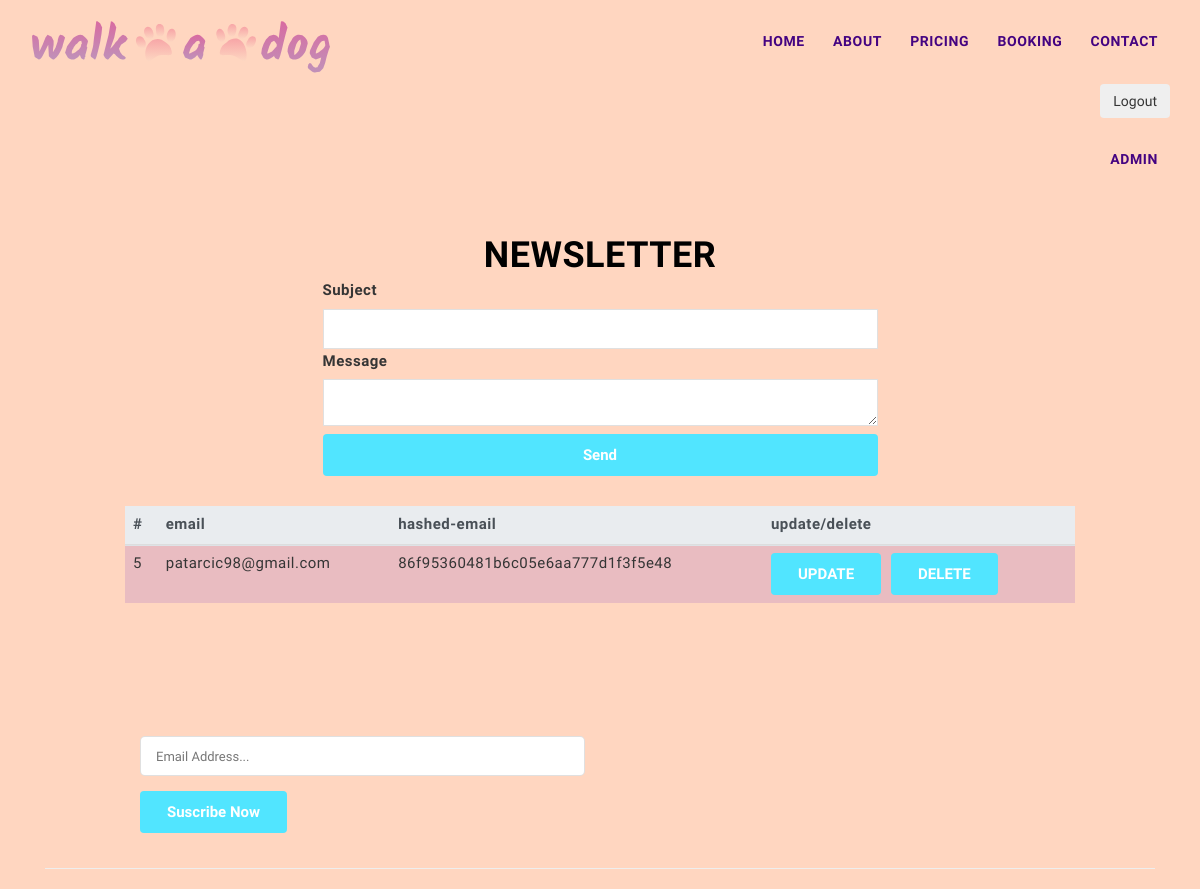
Before: /admin.php?login=success (signed in) with the older database file.
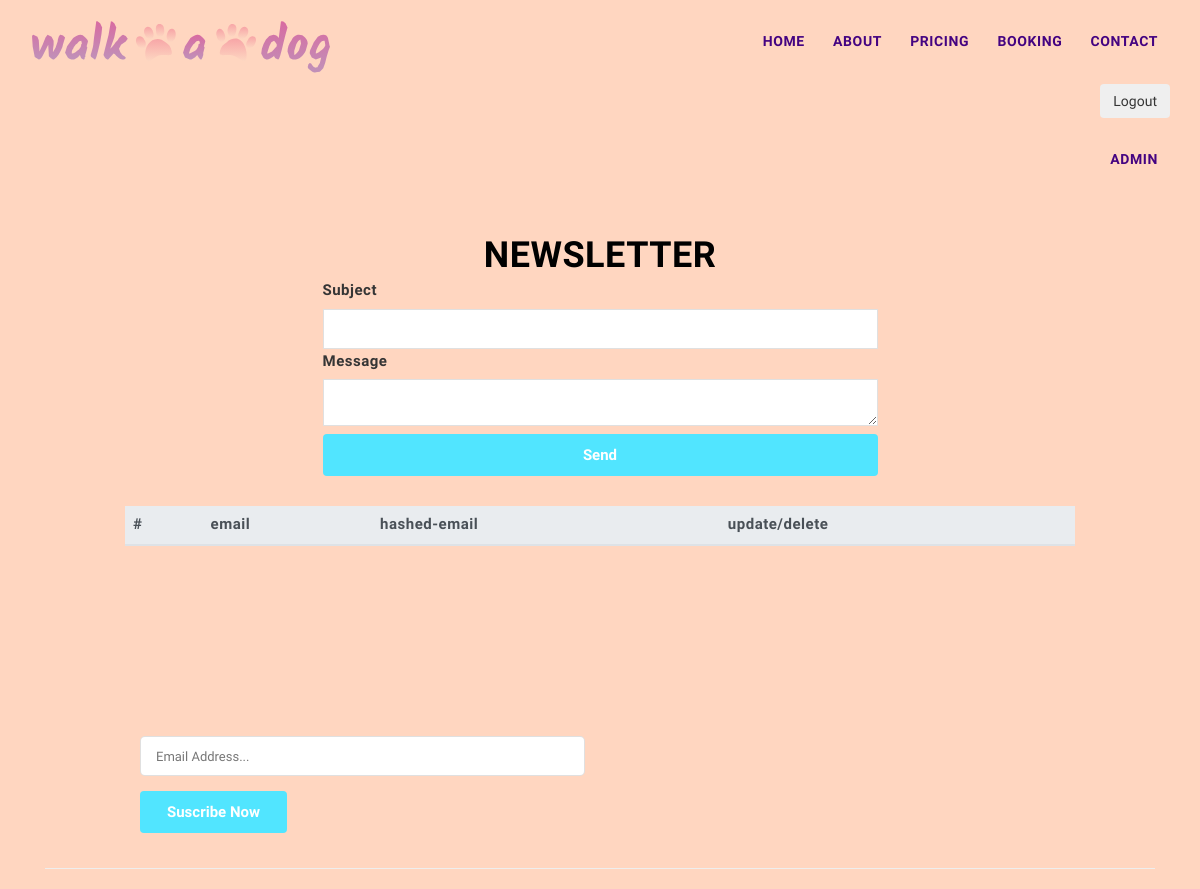
After: the same page with the newer database file.
### tables this page shows
CREATE TABLE `newsletter` (
  `id` int(11) NOT NULL,
  `mail` varchar(50) NOT NULL,
  `hashedMail` varchar(60) NOT NULL
);

### admin.php (the view, shortened to what this page needs)
<?php
require "includes/header.inc.php";
    if(isset($_SESSION['username']) and $_SESSION='lukaku') {
            $sql = "SELECT * FROM newsletter";
            $query = mysqli_query($connect,$sql);
            echo "
                <div class=\"container\">
                    <div class=\"row mt-5\">
                        <div class=\"col-sm-12\">
                            <h1 class=\"text-center\">Newsletter</h1>
                        </div>
                        <div class=\"col-sm-6 col-sm-offset-3 mb-5\">
                            <form method=\"post\" action=\"includes/sendMail.inc.php\">
                                <label>Subject</label>
                                <input type=\"text\" name=\"subject\">
                                <label>Message</label>
                                <textarea name=\"txt\"></textarea>
                                <button class=\"btn btn-primary btn-group-justified\" type=\"submit\" name=\"submit\">Send</button>
                            </form>
                            $mailSuccess
                        </div>
                    </div>
                    <div class=\"col-sm-10 col-sm-offset-1 table-scroll\">
                    <table class=\"table table-striped table-danger\">
                        <thead class=\"thead-light\">
                            <tr>
                                <th>#</th>
                                <th>email</th>
                                <th>hashed-email</th>
                                <th>update/delete</th>
                            <tr>
                        </thead>
                        <tbody>
                        ";
            while($result = mysqli_fetch_assoc($query)) {
                echo "
                    <tr>
                        <td>{$result['id']}</td>
                        <td>{$result['mail']}</td>
                        <td>{$result['hashedMail']}</td>
                        <td><form method=\"post\" action=\"includes/editMail.inc.php\"><input type=\"hidden\" name=\"id\" value=\"{$result['id']}\"><button type=\"submit\" name=\"update\" value=\"update\" class=\"btn btn-primary\">UPDATE</button><button onclick=\"return confirm('Are you sure you wish to delete this item?');\"  type=\"submit\" name=\"delete\" value=\"delete\" class=\"btn btn-primary ml-3\">DELETE</button></form></td>
                    </tr>
                ";
            }
            echo "
                    </tbody>
                    </table>
                    </div>
            <div class=\"col-sm-5 col-sm-offset-1 mt-5\">
                <form action=\"includes/adminNewsletter.inc.php\" method=\"post\">
                                        <div class=\"form-group\">
                                            <input type=\"hidden\" name=\"hidden\">
                                            <input type=\"text\" name=\"email\" placeholder=\"Email Address...\" >
                                        </div>
                                        <div>
                                            <span>";
                echo "
                                                </span>
                                        </div>
                                        <div class=\"form-group\">
                                            <button type=\"submit\" name=\"submit\" class=\"btn btn-primary\">suscribe now</button>
                                        </div>
                                    </form>
                                    </div>
                                    <div class=\"col-sm-12\">
                                    <hr>
                                    </div>
                                    </div>
                                    ";
    }
    ?>
</body>
</html>

### includes/header.inc.php (shortened to what this page needs)
<?php
echo "<!DOCTYPE html>
<html lang=\"en\">
<head>
    <meta charset=\"utf-8\">
    <meta http-equiv=\"X-UA-Compatible\" content=\"IE=edge\">
    <meta name=\"viewport\" content=\"width=device-width, initial-scale=1\">
    <meta name=\"title\" content=\"walk·a·dog\">
    <meta name=\"keywords\" content=\"dogs, walking dogs, service for walking dogs\">
    <meta name=\"description\" content=\"service for walking your dog\">
    <meta name=\"author\" content=\"Linolada\">
    <meta name=\"copyright\" content=\"Linolada\">
    <meta name=\"robots\" content=\"index,follow\">
    <title>walk·a·dog</title>
    <link rel=\"icon\" href=\"images/favicon.png\" type=\"image/x-icon\">
    <link href=\"https://fonts.googleapis.com/css?family=Kalam:400,700\" rel=\"stylesheet\">
    <link rel=\"stylesheet\" type=\"text/css\" href=\"css/style.css\">
</head>
<body>
    <header class=\"main-header\">
        <div id=\"masthead\" class=\"site-header menu\">
            <div class=\"container\">
                <div class=\"site-branding\">
                    <a href=\"index.php\" class=\"logo\"><img src=\"images/logo.svg\" alt=\"logo\"></a>
                </div>
                <div class=\"header-nav-search\">
                    <div class=\"toggle-button\">
                        <span></span>
                        <span></span>
                        <span></span>
                    </div>
                    <div id=\"main-navigation\">
                        <nav class=\"main-navigation\">
                            <div class=\"close-icon\">
                                <i class=\"fa fa-close\"></i>
                            </div>
                            <ul>
                                <li><a href=\"index.php#home\">Home</a></li>
                                <li><a href=\"index.php#about\">About</a> </li>
                                <li><a href=\"index.php#pricing\">Pricing</a></li>
                                <li><a href=\"index.php#booking\">Booking</a></li>
                                <li><a href=\"index.php#contact\">Contact</a></li>";
                                if(isset($_SESSION['username'])){
    $logout = "<form action=\"includes/logout.inc.php\" method=\"post\">
                <li><button class=\"btn btn - primary\" type=\"submit\" name=\"submit\">Logout</button></li>
                </form>";
                echo $logout;
    $admin = "<li><a href=\"admin.php\">Admin</a></li>";
                echo $admin;
}
echo"
                            </ul>
                        </nav>
                    </div>
                </div>
            </div>
        </div>
    </header>
";

### css/admin.css (style rules this page uses)
.btn.btn-primary { font-size: 15px; background: #51E5FF; text-align: center; display: inline-block; border: none; outline: none; color: #fff; text-transform: capitalize; font-weight: bold; }

Changed rows visible on the page:
removed newsletter: id "5", mail "patarcic98@gmail.com", hashedMail "86f95360481b6c05e6aa777d1f3f5e48"
